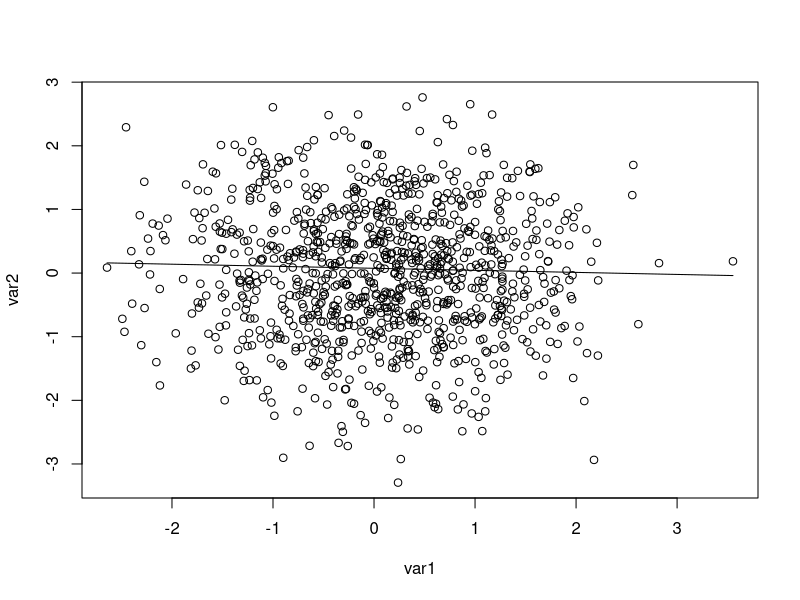

Here is the R script that generated this plot: (Note: this script raises an error after producing the figure.)
###Gelman and Hill
###Problem Set 3.9

#Problem 1 - need data to do anything

#Problem 2 - on paper

#Problem 3

var1 = rnorm(1000, 0, 1)
var2 = rnorm(1000, 0, 1)

fit.3 = lm(var1 ~ var2)
summary(fit.3)
plot(var1, var2)
curve(cbind(1,x) %*% coef(fit.3), add = TRUE)

# the slope coefficient is not significant

for(i in 1:100)
  {var1 = rnorm(1000, 0, 1)
  var2 = rnorm(1000, 0, 1)

  fit.3 = lm(var1 ~ var2)
  zscore[i] = coef(fit.3)[2]/sd}

